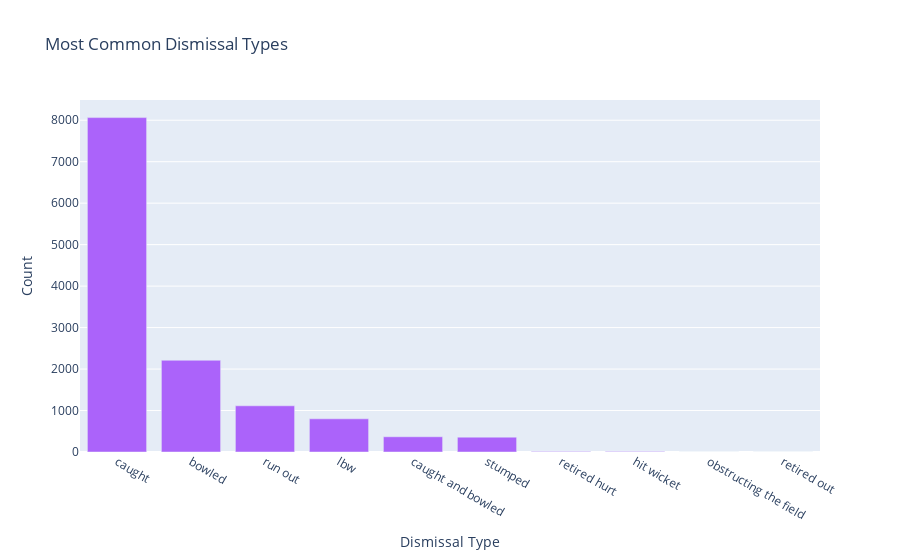

This figure's notebook cell:
### Markdown cell above
#### Most common dismissal types

### Code cell
dismissal_counts = df['dismissal_kind'].value_counts()
fig = px.bar(
    x=dismissal_counts.index,
    y=dismissal_counts.values,
    labels={'x': 'Dismissal Type', 'y': 'Count'},
    title='Most Common Dismissal Types',
    color_discrete_sequence=['#AB63FA']
)
fig.update_layout(xaxis_title='Dismissal Type', yaxis_title='Count')
fig.show()

### Figure 1 — Plotly figure (JSON) as saved in the notebook; plotly's stock layout.template omitted (floating-point values rounded to 4 significant figures)
{"data": [{"hovertemplate": "Dismissal Type=%{x}<br>Count=%{y}<extra></extra>", "legendgroup": "", "marker": {"color": "#AB63FA", "pattern": {"shape": ""}}, "name": "", "orientation": "v", "showlegend": false, "textposition": "auto", "type": "bar", "x": ["caught", "bowled", "run out", "lbw", "caught and bowled", "stumped", "retired hurt", "hit wicket", "obstructing the field", "retired out"], "xaxis": "x", "y": [8063, 2212, 1114, 800, 367, 358, 15, 15, 3, 3], "yaxis": "y"}], "layout": {"barmode": "relative", "legend": {"tracegroupgap": 0}, "title": {"text": "Most Common Dismissal Types"}, "xaxis": {"anchor": "y", "domain": [0, 1], "title": {"text": "Dismissal Type"}}, "yaxis": {"anchor": "x", "domain": [0, 1], "title": {"text": "Count"}}}}
